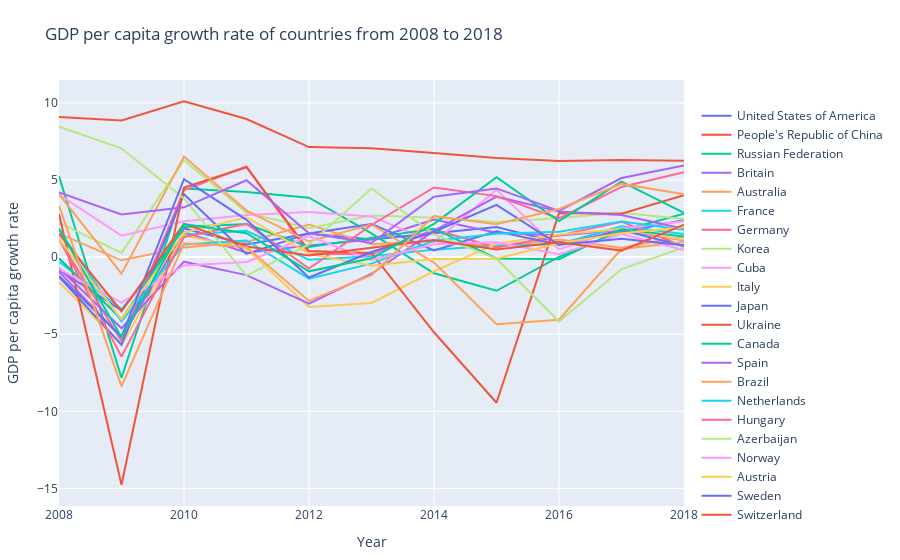

Source (notebook cell):
### Code cell
import plotly.graph_objs as go
import plotly.io as pio

years = [2008, 2009, 2010, 2011, 2012, 2013, 2014, 2015, 2016, 2017, 2018]

# define each line for each country
traces = [
    go.Scatter(x=years, y=usa, name='United States of America', mode='lines'),
    go.Scatter(x=years, y=china, name="People's Republic of China", mode='lines'),
    go.Scatter(x=years, y=Russian, name='Russian Federation', mode='lines'),
    go.Scatter(x=years, y=Britain, name='Britain', mode='lines'),
    go.Scatter(x=years, y=Australia, name='Australia', mode='lines'),
    go.Scatter(x=years, y=France, name='France', mode='lines'),
    go.Scatter(x=years, y=Germany, name='Germany', mode='lines'),
    go.Scatter(x=years, y=Korea, name='Korea', mode='lines'),
    go.Scatter(x=years, y=Cuba, name='Cuba', mode='lines'),
    go.Scatter(x=years, y=Italy, name='Italy', mode='lines'),
    go.Scatter(x=years, y=Japan, name='Japan', mode='lines'),
    go.Scatter(x=years, y=Ukraine, name='Ukraine', mode='lines'),
    go.Scatter(x=years, y=Canada, name='Canada', mode='lines'),
    go.Scatter(x=years, y=Spain, name='Spain', mode='lines'),
    go.Scatter(x=years, y=Brazil, name='Brazil', mode='lines'),
    go.Scatter(x=years, y=Netherlands, name='Netherlands', mode='lines'),
    go.Scatter(x=years, y=Hungary, name='Hungary', mode='lines'),
    go.Scatter(x=years, y=Azerbaijan, name='Azerbaijan', mode='lines'),
    go.Scatter(x=years, y=Norway, name='Norway', mode='lines'),
    go.Scatter(x=years, y=Austria, name='Austria', mode='lines'),
    go.Scatter(x=years, y=Sweden, name='Sweden', mode='lines'),
    go.Scatter(x=years, y=Switzerland, name='Switzerland', mode='lines'),
    go.Scatter(x=years, y=Czech, name='Czech', mode='lines'),
    go.Scatter(x=years, y=Poland, name='Poland', mode='lines'),
    go.Scatter(x=years, y=Slovenia, name='Slovenia', mode='lines'),
]

# layout
layout = go.Layout(
    title='GDP per capita growth rate of countries from 2008 to 2018',
    xaxis={'title': 'Year'},
    yaxis={'title': 'GDP per capita growth rate'},
    legend={'x': 1.02, 'y': 0.95},
    margin={'l': 50, 'b': 50, 't': 80, 'r': 50},
    hovermode='x'
)


fig = go.Figure(data=traces, layout=layout)


pio.show(fig)

### Figure 1 — Plotly figure (JSON) as saved in the notebook; plotly's stock layout.template omitted (floating-point values rounded to 4 significant figures)
{"data": [{"mode": "lines", "name": "United States of America", "type": "scatter", "x": [2008, 2009, 2010, 2011, 2012, 2013, 2014, 2015, 2016, 2017, 2018], "y": [-0.8204, -3.45, 1.86, 0.8145, 1.533, 1.139, 1.54, 1.953, 0.9334, 1.597, 2.405]}, {"mode": "lines", "name": "People's Republic of China", "type": "scatter", "x": [2008, 2009, 2010, 2011, 2012, 2013, 2014, 2015, 2016, 2017, 2018], "y": [9.09, 8.856, 10.1, 8.954, 7.135, 7.051, 6.751, 6.421, 6.238, 6.302, 6.252]}, {"mode": "lines", "name": "Russian Federation", "type": "scatter", "x": [2008, 2009, 2010, 2011, 2012, 2013, 2014, 2015, 2016, 2017, 2018], "y": [5.246, -7.828, 4.453, 4.219, 3.849, 1.539, -1.045, -2.184, 0.01025, 1.709, 2.816]}, {"mode": "lines", "name": "Britain", "type": "scatter", "x": [2008, 2009, 2010, 2011, 2012, 2013, 2014, 2015, 2016, 2017, 2018], "y": [-0.9371, -5.23, 1.63, 0.2808, 0.7455, 1.14, 2.442, 1.585, 1.394, 1.75, 1.091]}, {"mode": "lines", "name": "Australia", "type": "scatter", "x": [2008, 2009, 2010, 2011, 2012, 2013, 2014, 2015, 2016, 2017, 2018], "y": [1.514, -0.2074, 0.6288, 0.9785, 2.104, 0.8283, 1.06, 0.6931, 1.138, 0.605, 1.348]}, {"mode": "lines", "name": "France", "type": "scatter", "x": [2008, 2009, 2010, 2011, 2012, 2013, 2014, 2015, 2016, 2017, 2018], "y": [-0.3025, -3.37, 1.448, 1.701, -0.1712, 0.05815, 0.4846, 0.754, 0.8291, 1.995, 1.501]}, {"mode": "lines", "name": "Germany", "type": "scatter", "x": [2008, 2009, 2010, 2011, 2012, 2013, 2014, 2015, 2016, 2017, 2018], "y": [1.152, -5.455, 4.34, 5.87, 0.2302, 0.1639, 1.784, 0.6171, 1.408, 2.297, 0.6782]}, {"mode": "lines", "name": "Korea", "type": "scatter", "x": [2008, 2009, 2010, 2011, 2012, 2013, 2014, 2015, 2016, 2017, 2018], "y": [2.234, 0.2753, 6.274, 2.891, 1.866, 2.696, 2.556, 2.268, 2.539, 2.87, 2.462]}, {"mode": "lines", "name": "Cuba", "type": "scatter", "x": [2008, 2009, 2010, 2011, 2012, 2013, 2014, 2015, 2016, 2017, 2018], "y": [4.055, 1.392, 2.325, 2.727, 2.919, 2.636, 0.9544, 4.366, 0.495, 1.859, 2.322]}, {"mode": "lines", "name": "Italy", "type": "scatter", "x": [2008, 2009, 2010, 2011, 2012, 2013, 2014, 2015, 2016, 2017, 2018], "y": [-1.616, -5.712, 1.401, 0.5343, -3.242, -2.972, -0.9178, 0.8755, 1.466, 1.82, 1.118]}, {"mode": "lines", "name": "Japan", "type": "scatter", "x": [2008, 2009, 2010, 2011, 2012, 2013, 2014, 2015, 2016, 2017, 2018], "y": [-1.272, -5.681, 4.079, 0.2093, 1.537, 2.152, 0.4294, 1.668, 0.8054, 1.759, 0.7118]}, {"mode": "lines", "name": "Ukraine", "type": "scatter", "x": [2008, 2009, 2010, 2011, 2012, 2013, 2014, 2015, 2016, 2017, 2018], "y": [2.799, -14.76, 4.506, 5.825, 0.4, 0.2735, -4.875, -9.444, 2.855, 2.811, 4.016]}, {"mode": "lines", "name": "Canada", "type": "scatter", "x": [2008, 2009, 2010, 2011, 2012, 2013, 2014, 2015, 2016, 2017, 2018], "y": [-0.08029, -4.03, 1.95, 2.142, 0.6632, 1.254, 1.841, -0.08929, -0.1358, 1.811, 1.336]}, {"mode": "lines", "name": "Spain", "type": "scatter", "x": [2008, 2009, 2010, 2011, 2012, 2013, 2014, 2015, 2016, 2017, 2018], "y": [-0.7096, -4.612, -0.2972, -1.166, -3.022, -1.08, 1.699, 3.919, 2.951, 2.734, 1.837]}, {"mode": "lines", "name": "Brazil", "type": "scatter", "x": [2008, 2009, 2010, 2011, 2012, 2013, 2014, 2015, 2016, 2017, 2018], "y": [4.062, -1.073, 6.523, 3.013, 1.008, 2.114, -0.3545, -4.358, -4.057, 0.5233, 0.9789]}, {"mode": "lines", "name": "Netherlands", "type": "scatter", "x": [2008, 2009, 2010, 2011, 2012, 2013, 2014, 2015, 2016, 2017, 2018], "y": [1.773, -4.161, 0.8243, 1.079, -1.396, -0.4242, 1.059, 1.508, 1.649, 2.304, 1.765]}, {"mode": "lines", "name": "Hungary", "type": "scatter", "x": [2008, 2009, 2010, 2011, 2012, 2013, 2014, 2015, 2016, 2017, 2018], "y": [1.181, -6.453, 1.305, 2.156, -0.7389, 2.083, 4.513, 3.954, 2.503, 4.55, 5.496]}, {"mode": "lines", "name": "Azerbaijan", "type": "scatter", "x": [2008, 2009, 2010, 2011, 2012, 2013, 2014, 2015, 2016, 2017, 2018], "y": [8.457, 7.051, 3.806, -1.196, 0.8167, 4.45, 1.476, -0.1031, -4.177, -0.7784, 0.6245]}, {"mode": "lines", "name": "Norway", "type": "scatter", "x": [2008, 2009, 2010, 2011, 2012, 2013, 2014, 2015, 2016, 2017, 2018], "y": [-0.7682, -2.959, -0.5448, -0.32, 1.363, -0.1802, 0.8261, 0.9575, 0.1851, 1.5, 0.4536]}, {"mode": "lines", "name": "Austria", "type": "scatter", "x": [2008, 2009, 2010, 2011, 2012, 2013, 2014, 2015, 2016, 2017, 2018], "y": [1.143, -4.016, 1.593, 2.576, 0.2225, -0.5623, -0.1224, -0.1115, 0.8925, 1.551, 1.928]}, {"mode": "lines", "name": "Sweden", "type": "scatter", "x": [2008, 2009, 2010, 2011, 2012, 2013, 2014, 2015, 2016, 2017, 2018], "y": [-1.223, -5.151, 5.053, 2.419, -1.321, 0.334, 1.644, 3.39, 0.7961, 1.195, 0.7726]}, {"mode": "lines", "name": "Switzerland", "type": "scatter", "x": [2008, 2009, 2010, 2011, 2012, 2013, 2014, 2015, 2016, 2017, 2018], "y": [1.51, -3.511, 2.174, 0.6873, 0.1106, 0.6284, 1.109, 0.4941, 0.9601, 0.4213, 2.106]}, {"mode": "lines", "name": "Czech", "type": "scatter", "x": [2008, 2009, 2010, 2011, 2012, 2013, 2014, 2015, 2016, 2017, 2018], "y": [1.838, -5.199, 2.137, 1.55, -0.9237, -0.07905, 2.155, 5.181, 2.341, 4.89, 2.875]}, {"mode": "lines", "name": "Poland", "type": "scatter", "x": [2008, 2009, 2010, 2011, 2012, 2013, 2014, 2015, 2016, 2017, 2018], "y": [4.186, 2.763, 3.229, 4.986, 1.545, 0.9175, 3.915, 4.453, 2.998, 5.127, 5.945]}, {"mode": "lines", "name": "Slovenia", "type": "scatter", "x": [2008, 2009, 2010, 2011, 2012, 2013, 2014, 2015, 2016, 2017, 2018], "y": [3.346, -8.38, 0.9028, 0.652, -2.844, -1.164, 2.667, 2.133, 3.116, 4.747, 4.076]}], "layout": {"autosize": true, "hovermode": "x", "legend": {"x": 1.02, "y": 0.95}, "margin": {"b": 50, "l": 50, "r": 50, "t": 80}, "title": {"text": "GDP per capita growth rate of countries from 2008 to 2018"}, "xaxis": {"autorange": true, "range": [2008, 2018], "title": {"text": "Year"}, "type": "linear"}, "yaxis": {"autorange": true, "range": [-16.14, 11.48], "title": {"text": "GDP per capita growth rate"}, "type": "linear"}}}
